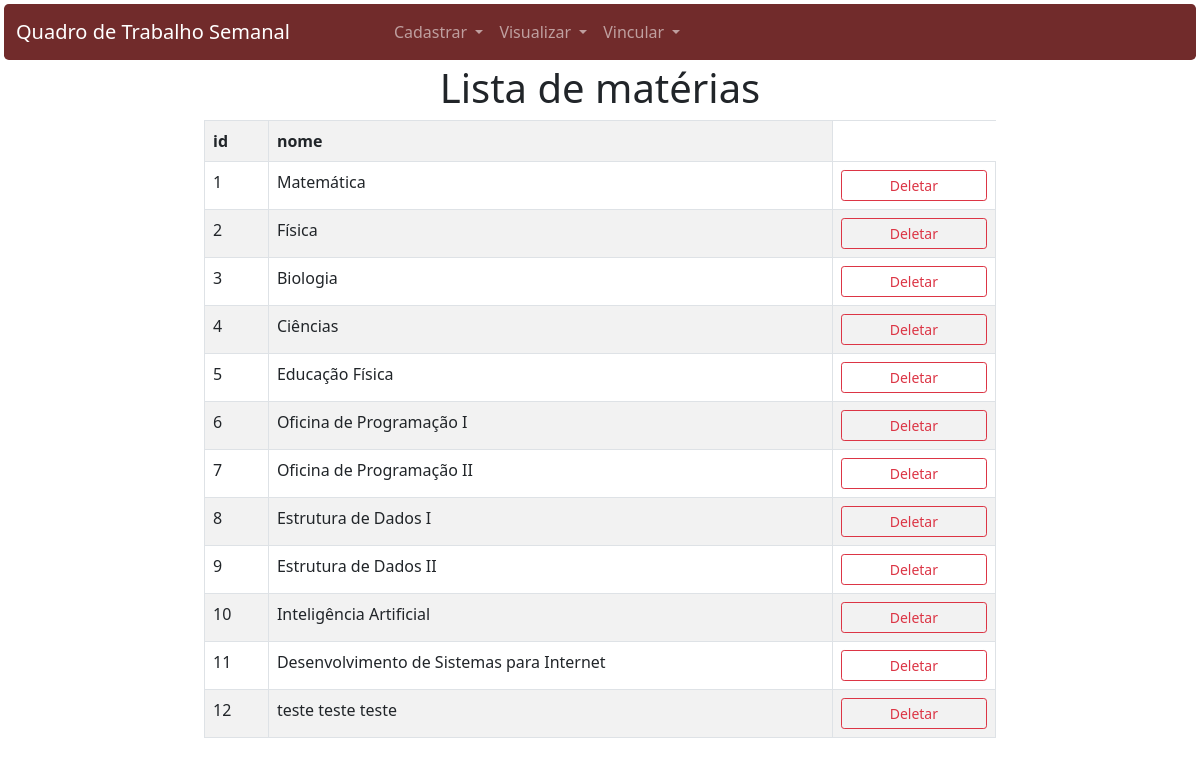
/listar_materia/, run on the app's committed database.
### app_qts/models.py (models this page shows)
class Materia(models.Model):
    id_materia = models.AutoField(primary_key=True)
    nome = models.TextField(max_length=255)

### app_qts/views.py (the view)
# urls.py: path('listar_materia/',views.listar_materia,name="listar_materia"),
def listar_materia(request):
    context = {
        'materia': Materia.objects.all(),
        'materia_professor': Materia_Professor.objects.all()
    }
    return render(request,'qts/listagem/materias.html',context)

### app_qts/templates/qts/listagem/materias.html
{% extends 'qts/base.html' %}
{% block conteudo %}
<div class="row text-center">
    <h1>Lista de matérias</h1>
</div>
<div class="row">
    <div class="col"></div>
    <div class="col-8 justify-content-center">
        <table class="table table-bordered table-striped table-hover professor-column">
            <tr>
                <th class="col-1">id</th>
                <th class="col-9">nome</th>
            </tr>
            {% for materia in materia %}
                <tr>
                    <td>{{materia.id_materia}}</td>
                    <td>{{materia.nome}}</td>
                    <td>
                        {% if materia.id_materia %}
                            <a href=" {% url 'deletar_materia' materia.id_materia %} " class="btn btn-outline-danger btn-sm px-5">Deletar</a>
                        {% endif %}
                    </td>
                </tr>
            {% endfor %}
        </table>
    </div>
    <div class="col"></div>
</div>
{% endblock %}

### data on the page
Materia: id_materia "1", nome "Matemática", shows "Deletar"
Materia: id_materia "2", nome "Física", shows "Deletar"
Materia: id_materia "3", nome "Biologia", shows "Deletar"
Materia: id_materia "4", nome "Ciências", shows "Deletar"
Materia: id_materia "5", nome "Educação Física", shows "Deletar"
Materia: id_materia "6", nome "Oficina de Programação I", shows "Deletar"
Materia: id_materia "7", nome "Oficina de Programação II", shows "Deletar"
Materia: id_materia "8", nome "Estrutura de Dados I", shows "Deletar"
Materia: id_materia "9", nome "Estrutura de Dados II", shows "Deletar"
Materia: id_materia "10", nome "Inteligência Artificial", shows "Deletar"
Materia: id_materia "11", nome "Desenvolvimento de Sistemas para Internet", shows "Deletar"
Materia: id_materia "12", nome "teste teste teste", shows "Deletar"
